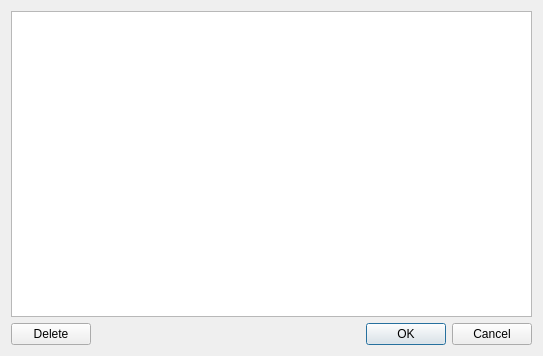
<?xml version="1.0" encoding="UTF-8"?>
<ui version="4.0">
 <class>CRestoreTM</class>
 <widget class="QDialog" name="CRestoreTM">
  <property name="geometry">
   <rect>
    <x>0</x>
    <y>0</y>
    <width>543</width>
    <height>356</height>
   </rect>
  </property>
  <property name="windowTitle">
   <string>Restore time mark</string>
  </property>
  <layout class="QGridLayout" name="gridLayout">
   <item row="0" column="0">
    <layout class="QVBoxLayout" name="verticalLayout">
     <item>
      <widget class="QTreeView" name="treeView">
       <property name="editTriggers">
        <set>QAbstractItemView::NoEditTriggers</set>
       </property>
       <property name="alternatingRowColors">
        <bool>true</bool>
       </property>
       <property name="rootIsDecorated">
        <bool>false</bool>
       </property>
      </widget>
     </item>
     <item>
      <layout class="QHBoxLayout" name="horizontalLayout">
       <item>
        <widget class="QPushButton" name="pushButton_3">
         <property name="text">
          <string>Delete</string>
         </property>
        </widget>
       </item>
       <item>
        <spacer name="horizontalSpacer">
         <property name="orientation">
          <enum>Qt::Horizontal</enum>
         </property>
         <property name="sizeHint" stdset="0">
          <size>
           <width>40</width>
           <height>20</height>
          </size>
         </property>
        </spacer>
       </item>
       <item>
        <widget class="QPushButton" name="pushButton_2">
         <property name="text">
          <string>OK</string>
         </property>
         <property name="default">
          <bool>true</bool>
         </property>
        </widget>
       </item>
       <item>
        <widget class="QPushButton" name="pushButton">
         <property name="text">
          <string>Cancel</string>
         </property>
        </widget>
       </item>
      </layout>
     </item>
    </layout>
   </item>
  </layout>
 </widget>
 <resources/>
 <connections/>
</ui>
